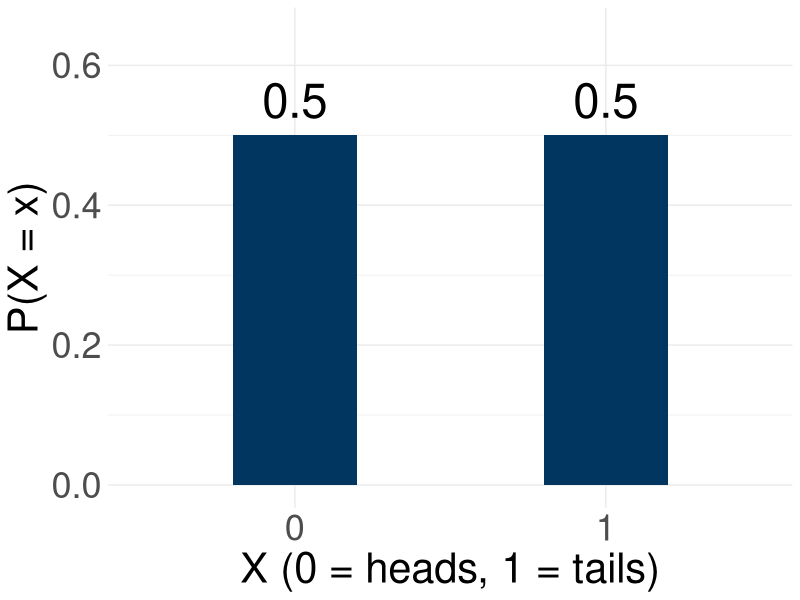
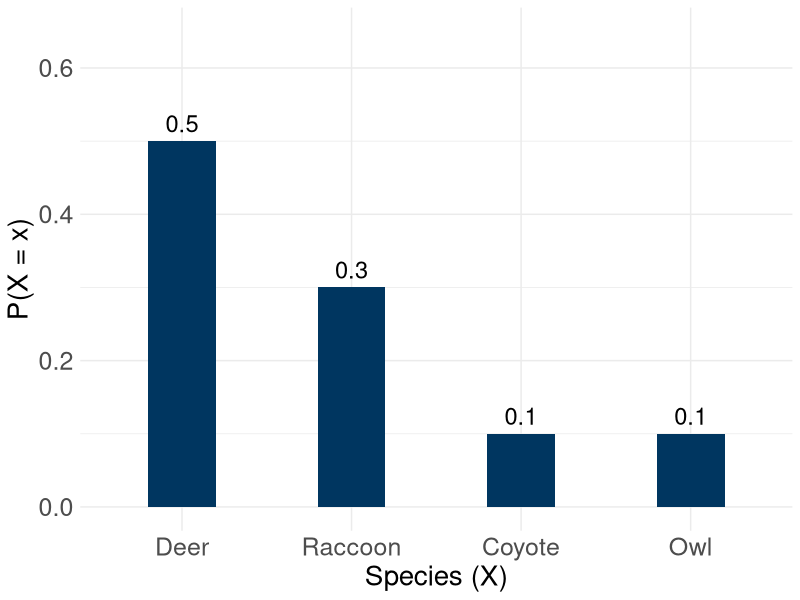
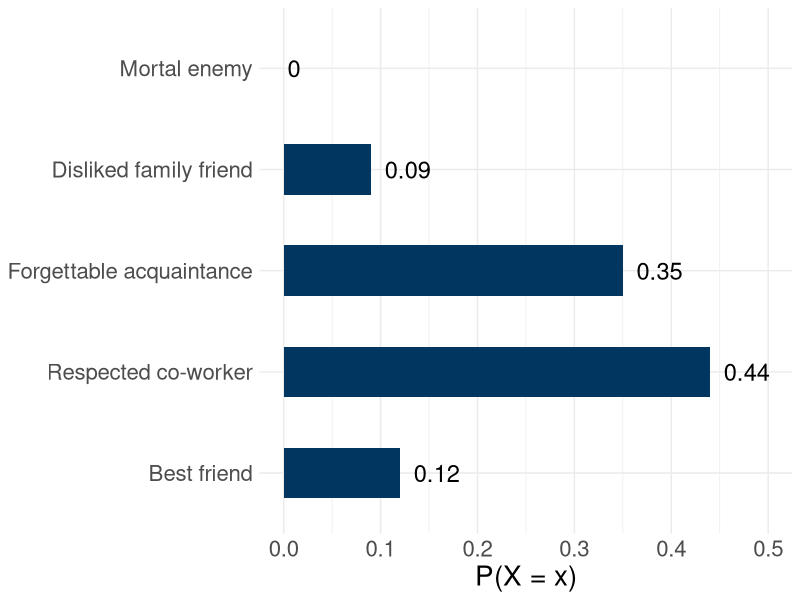
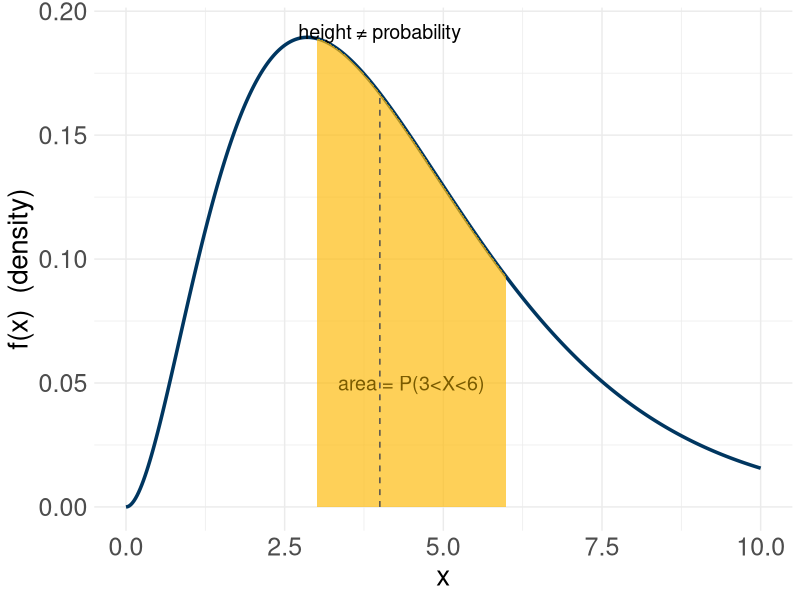
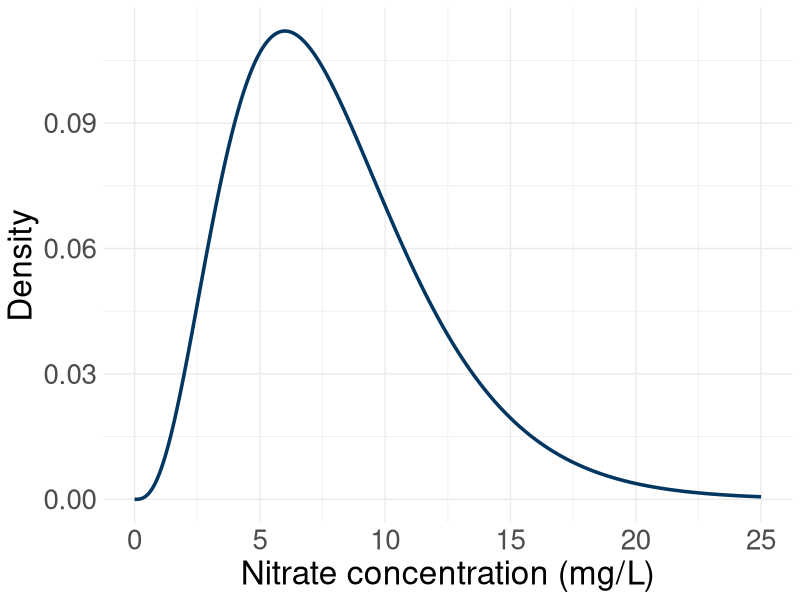
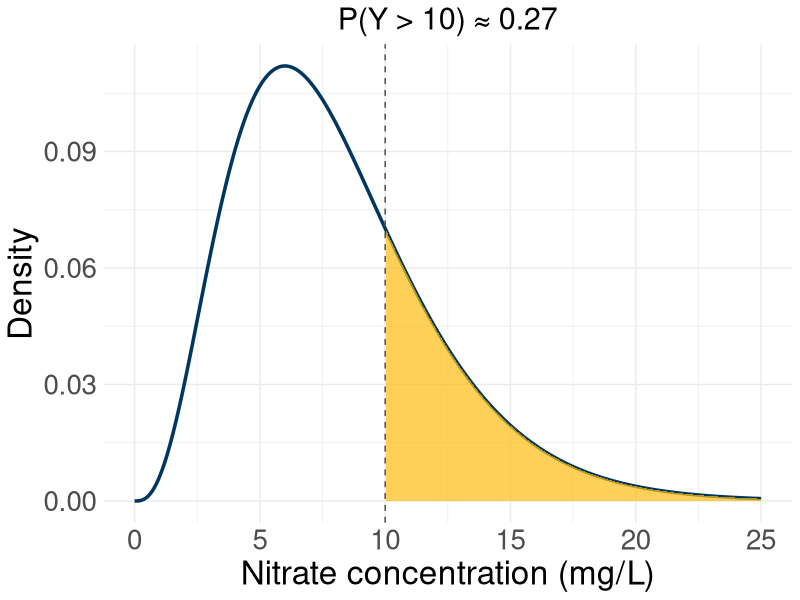
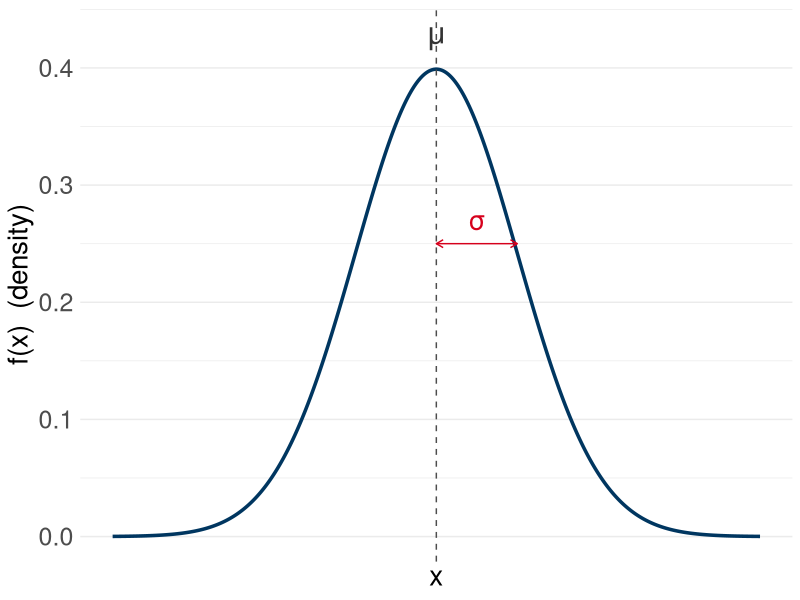
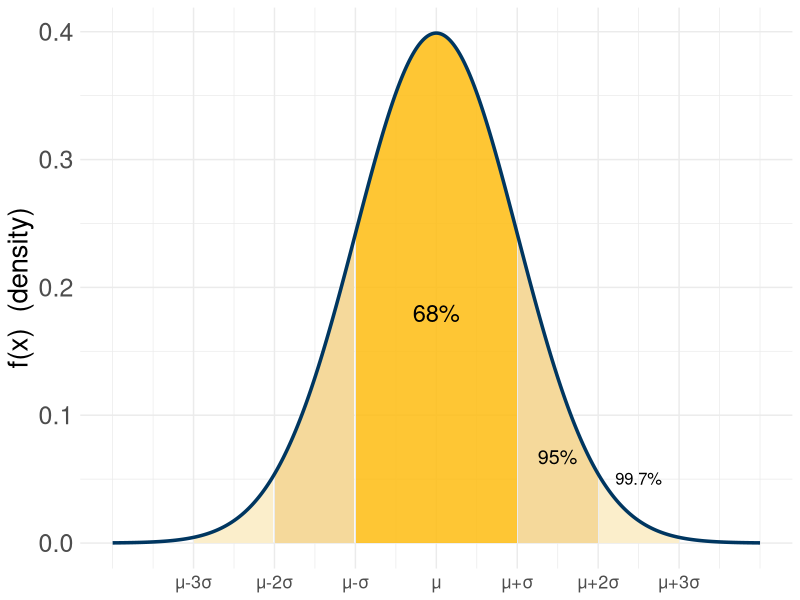

The R source for these figures, in order: (Note: this script raises an error after producing the figures.)
## ---- chunk 1
#| echo: false
#| warning: false
#| out-width: "100%"
#| fig-align: "center"
library(tidyverse)
coin <- data.frame(x = c(0,1), p = c(0.5,0.5))

ggplot(coin, aes(x = factor(x), y = p)) +
  geom_col(width = 0.4, fill = "#003660") +
  geom_text(aes(label = p), vjust = -0.5, size = 12) +
  labs(x = "X (0 = heads, 1 = tails)", y = "P(X = x)") +
  ylim(0, 0.65) +
  theme_minimal() +
  theme(
    axis.text = element_text(size = 26),
    axis.title = element_text(size = 30)
  )
## ---- chunk 2
#| echo: false
#| warning: false
#| out-width: "100%"
#| fig-align: "center"
camera <- data.frame(species = c("Deer","Raccoon","Coyote","Owl"), p = c(0.5,0.3,0.1,0.1))
camera$species <- factor(camera$species, levels = camera$species)

ggplot(camera, aes(x = species, y = p)) +
  geom_col(width = 0.4, fill = "#003660") +
  geom_text(aes(label = p), vjust = -0.5, size = 6) +
  labs(x = "Species (X)", y = "P(X = x)") +
  ylim(0, 0.65) +
  theme_minimal() +
  theme(
    axis.text = element_text(size = 18),
    axis.title = element_text(size = 20)
  )
## ---- chunk 3
#| echo: false
#| warning: false
#| out-width: "100%"
#| fig-align: "center"
survey <- data.frame(
  response = c("Mortal enemy","Disliked family friend","Forgettable acquaintance","Respected co-worker","Best friend"),
  count = c(0,3,12,15,4)
)
survey <- survey |> mutate(p = round(count/sum(count), 2))
survey$response <- factor(survey$response, levels = rev(survey$response))

ggplot(survey, aes(x = response, y = p)) +
  geom_col(width = 0.5, fill = "#003660") +
  geom_text(aes(label = p), hjust = -0.3, size = 6) +
  coord_flip() +
  ylim(0, 0.5) +
  labs(x = NULL, y = "P(X = x)") +
  theme_minimal() +
  theme(
    axis.text = element_text(size = 16),
    axis.title = element_text(size = 20)
  )
## ---- chunk 4
#| echo: false
#| warning: false
#| out-width: "100%"
#| fig-align: "center"
x <- seq(0, 10, length.out = 400)
df <- data.frame(x = x, y = dgamma(x, shape = 3, rate = 0.7))
shade <- df |> filter(x >= 3, x <= 6)
peak_x <- 4
peak_y <- dgamma(peak_x, shape = 3, rate = 0.7)

ggplot(df, aes(x = x, y = y)) +
  geom_line(linewidth = 1.2, color = "#003660") +
  geom_ribbon(data = shade, aes(x = x, ymin = 0, ymax = y), fill = "#FEBC11", alpha = 0.7) +
  annotate("segment", x = peak_x, xend = peak_x, y = 0, yend = peak_y, linetype = "dashed", color = "gray30") +
  annotate("text", x = peak_x, y = peak_y + 0.025, label = "height ≠ probability", size = 5) +
  annotate("text", x = 4.5, y = 0.05, label = "area = P(3<X<6)", size = 5, color = "#7a5b00") +
  labs(x = "x", y = "f(x)  (density)") +
  theme_minimal() +
  theme(
    axis.text = element_text(size = 18),
    axis.title = element_text(size = 20)
  )
## ---- chunk 5
#| eval: true
#| echo: false
#| warning: false
#| out-width: "80%"
#| fig-align: "center"
y <- seq(0, 25, length.out = 400)
df <- data.frame(y = y, d = dgamma(y, shape = 4, rate = 0.5))

ggplot(df, aes(x = y, y = d)) +
  geom_line(linewidth = 1.2, color = "#003660") +
  labs(x = "Nitrate concentration (mg/L)", y = "Density") +
  theme_minimal() +
  theme(
    axis.text = element_text(size = 20),
    axis.title = element_text(size = 24)
  )
## ---- chunk 6
#| eval: true
#| echo: false
#| warning: false
#| out-width: "80%"
#| fig-align: "center"
y <- seq(0, 25, length.out = 400)
df <- data.frame(y = y, d = dgamma(y, shape = 4, rate = 0.5))
shade <- df |> filter(y >= 10)

ggplot(df, aes(x = y, y = d)) +
  geom_line(linewidth = 1.2, color = "#003660") +
  geom_ribbon(data = shade, aes(x = y, ymin = 0, ymax = d), fill = "#FEBC11", alpha = 0.7) +
  geom_vline(xintercept = 10, linetype = "dashed", color = "gray30") +
  labs(x = "Nitrate concentration (mg/L)", y = "Density", title = "P(Y > 10) ≈ 0.27") +
  theme_minimal() +
  theme(
    axis.text = element_text(size = 20),
    axis.title = element_text(size = 24),
    plot.title = element_text(size = 22, hjust = 0.5)
  )
## ---- chunk 7
#| echo: false
#| warning: false
#| out-width: "100%"
#| fig-align: "center"
xn <- seq(-4, 4, length.out = 400)
dfn <- data.frame(x = xn, y = dnorm(xn))

ggplot(dfn, aes(x = x, y = y)) +
  geom_line(linewidth = 1.2, color = "#003660") +
  geom_vline(xintercept = 0, linetype = "dashed", color = "gray30") +
  annotate("text", x = 0, y = 0.43, label = "μ", size = 8, color = "gray20") +
  annotate("segment", x = 0, xend = 1, y = 0.25, yend = 0.25, arrow = arrow(ends = "both", length = unit(0.2,"cm")), color = "#D6001C") +
  annotate("text", x = 0.5, y = 0.27, label = "σ", size = 7, color = "#D6001C") +
  scale_x_continuous(breaks = NULL) +
  labs(x = "x", y = "f(x)  (density)") +
  theme_minimal() +
  theme(
    axis.text = element_text(size = 18),
    axis.title = element_text(size = 20)
  )
## ---- chunk 8
#| echo: false
#| warning: false
#| out-width: "75%"
#| fig-align: "center"
xn <- seq(-4, 4, length.out = 400)
dfn <- data.frame(x = xn, y = dnorm(xn))

ggplot(dfn, aes(x = x, y = y)) +
  geom_ribbon(data = dfn |> filter(x >= -1, x <= 1), aes(ymin = 0, ymax = y), fill = "#FEBC11", alpha = 0.85) +
  geom_ribbon(data = dfn |> filter(x >= -2, x <= -1), aes(ymin = 0, ymax = y), fill = "#f5d99b") +
  geom_ribbon(data = dfn |> filter(x >= 1, x <= 2), aes(ymin = 0, ymax = y), fill = "#f5d99b") +
  geom_ribbon(data = dfn |> filter(x >= -3, x <= -2), aes(ymin = 0, ymax = y), fill = "#fbeecb") +
  geom_ribbon(data = dfn |> filter(x >= 2, x <= 3), aes(ymin = 0, ymax = y), fill = "#fbeecb") +
  geom_line(linewidth = 1.2, color = "#003660") +
  annotate("text", x = 0, y = 0.18, label = "68%", size = 6) +
  annotate("text", x = 1.5, y = 0.03, label = "95%", size = 5, vjust = -2.7) +
  annotate("text", x = 2.5, y = 0.01, label = "99.7%", size = 4.2, vjust = -3.8) +
  scale_x_continuous(breaks = -3:3, labels = c("μ-3σ","μ-2σ","μ-σ","μ","μ+σ","μ+2σ","μ+3σ")) +
  labs(x = NULL, y = "f(x)  (density)") +
  theme_minimal() +
  theme(
    axis.text.x = element_text(size = 13),
    axis.text.y = element_text(size = 18),
    axis.title = element_text(size = 20)
  )
## ---- chunk 9
#| eval: true
#| echo: false
#| out-width: "100%"
#| fig-align: "center"
knitr::include_graphics("images/t_test_1.jpg")
## ---- chunk 10
#| eval: true
#| echo: false
#| out-width: "100%"
#| fig-align: "center"
knitr::include_graphics("images/t_test_2.jpg")
## ---- chunk 11
#| eval: true
#| echo: false
#| out-width: "100%"
#| fig-align: "center"
knitr::include_graphics("images/t_test_3.jpg")
## ---- chunk 12
#| eval: true
#| echo: false
#| out-width: "100%"
#| fig-align: "center"
knitr::include_graphics("images/t_test_4.jpg")
## ---- chunk 13
#| eval: true
#| echo: false
#| out-width: "100%"
#| fig-align: "center"
knitr::include_graphics("images/t_test_5.jpg")
## ---- chunk 14
#| eval: true
#| echo: false
#| out-width: "100%"
#| fig-align: "center"
knitr::include_graphics("images/t_test_6.jpg")
## ---- chunk 15
#| eval: true
#| echo: false
#| out-width: "100%"
#| fig-align: "center"
knitr::include_graphics("images/t_test_7.jpg")
## ---- chunk 16
#| eval: true
#| echo: false
#| out-width: "100%"
#| fig-align: "center"
knitr::include_graphics("images/t_test_8.jpg")
## ---- chunk 17
#| eval: true
#| echo: false
#| out-width: "100%"
#| fig-align: "center"
knitr::include_graphics("images/type_1_errors.png")
## ---- chunk 18
#| eval: true
#| echo: false
#| out-width: "100%"
#| fig-align: "center"
knitr::include_graphics("images/type_2_errors.png")
